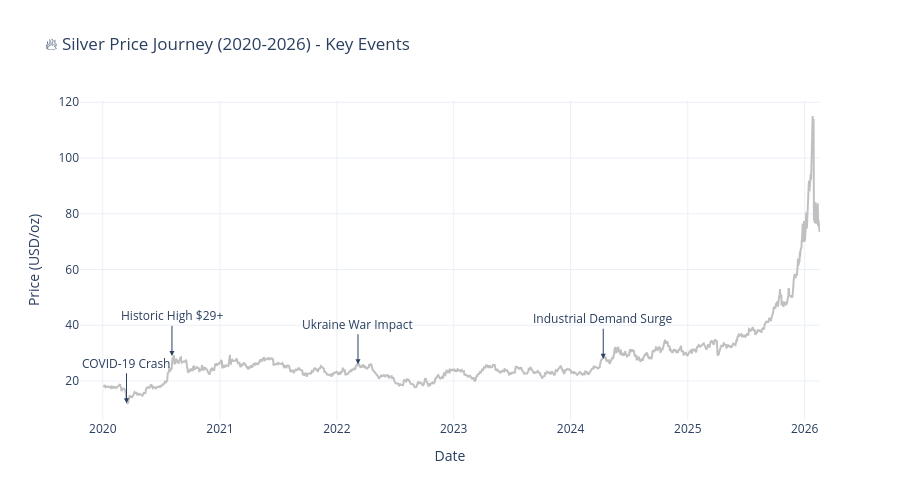

The notebook cell this image was saved under:
### Markdown cell above
---

<a id='4'></a>
## 4. Business Analysis: Why Silver is Rising in 2024-2026?

### 🚀 Key Drivers of Silver Price Surge

### Code cell
# Price trend in recent years
recent_years = df[df['Year'] >= 2020].copy()

fig = go.Figure()

# Add price line
fig.add_trace(go.Scatter(x=recent_years['Date'], y=recent_years['Close'],
                         mode='lines', name='Silver Price',
                         line=dict(color='silver', width=2)))

# Add key events/annotations
annotations = [
    dict(x='2020-03-15', y=12, text='COVID-19 Crash', showarrow=True, arrowhead=2, ax=0, ay=-40),
    dict(x='2020-08-04', y=29, text='Historic High $29+', showarrow=True, arrowhead=2, ax=0, ay=-40),
    dict(x='2022-03-08', y=26, text='Ukraine War Impact', showarrow=True, arrowhead=2, ax=0, ay=-40),
    dict(x='2024-04-12', y=28, text='Industrial Demand Surge', showarrow=True, arrowhead=2, ax=0, ay=-40),
]

fig.update_layout(annotations=annotations)
fig.update_layout(
    title='🔥 Silver Price Journey (2020-2026) - Key Events',
    xaxis_title='Date',
    yaxis_title='Price (USD/oz)',
    height=500,
    template='plotly_white'
)
fig.show()

### Figure 1 — Plotly figure (JSON) as saved in the notebook; plotly's stock layout.template omitted (floating-point values rounded to 4 significant figures; data arrays with more than 128 entries replaced by an {"elided": "..."} marker saying what was removed)
{"data": [{"line": {"color": "silver", "width": 2}, "mode": "lines", "name": "Silver Price", "type": "scatter", "x": {"elided": "1542 str values"}, "y": {"elided": "1542 float values"}}], "layout": {"annotations": [{"arrowhead": 2, "ax": 0, "ay": -40, "showarrow": true, "text": "COVID-19 Crash", "x": "2020-03-15", "y": 12}, {"arrowhead": 2, "ax": 0, "ay": -40, "showarrow": true, "text": "Historic High $29+", "x": "2020-08-04", "y": 29}, {"arrowhead": 2, "ax": 0, "ay": -40, "showarrow": true, "text": "Ukraine War Impact", "x": "2022-03-08", "y": 26}, {"arrowhead": 2, "ax": 0, "ay": -40, "showarrow": true, "text": "Industrial Demand Surge", "x": "2024-04-12", "y": 28}], "height": 500, "title": {"text": "🔥 Silver Price Journey (2020-2026) - Key Events"}, "xaxis": {"title": {"text": "Date"}}, "yaxis": {"title": {"text": "Price (USD/oz)"}}}}
